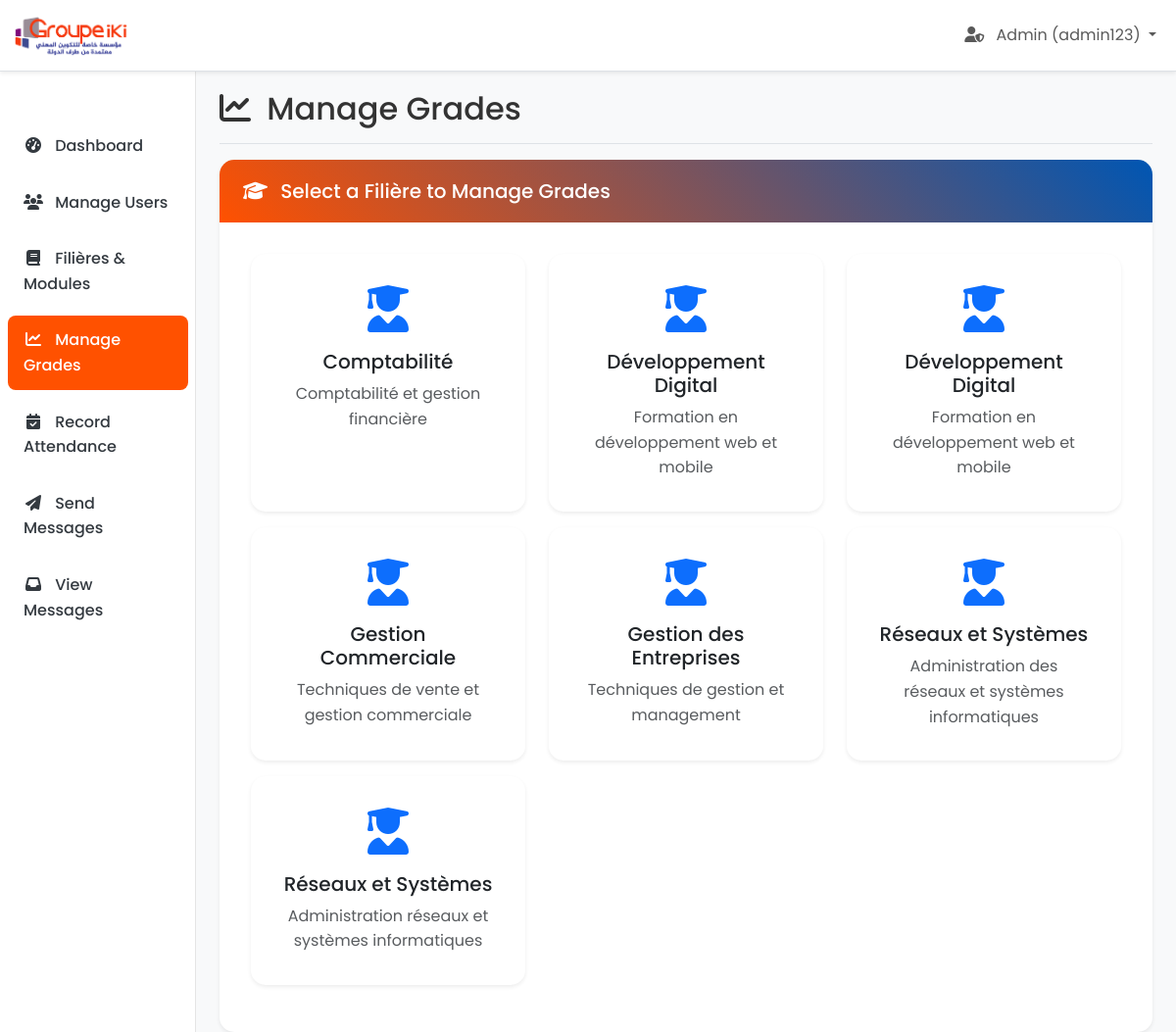
Page /manage_grades.php (signed in) on the earlier database version.
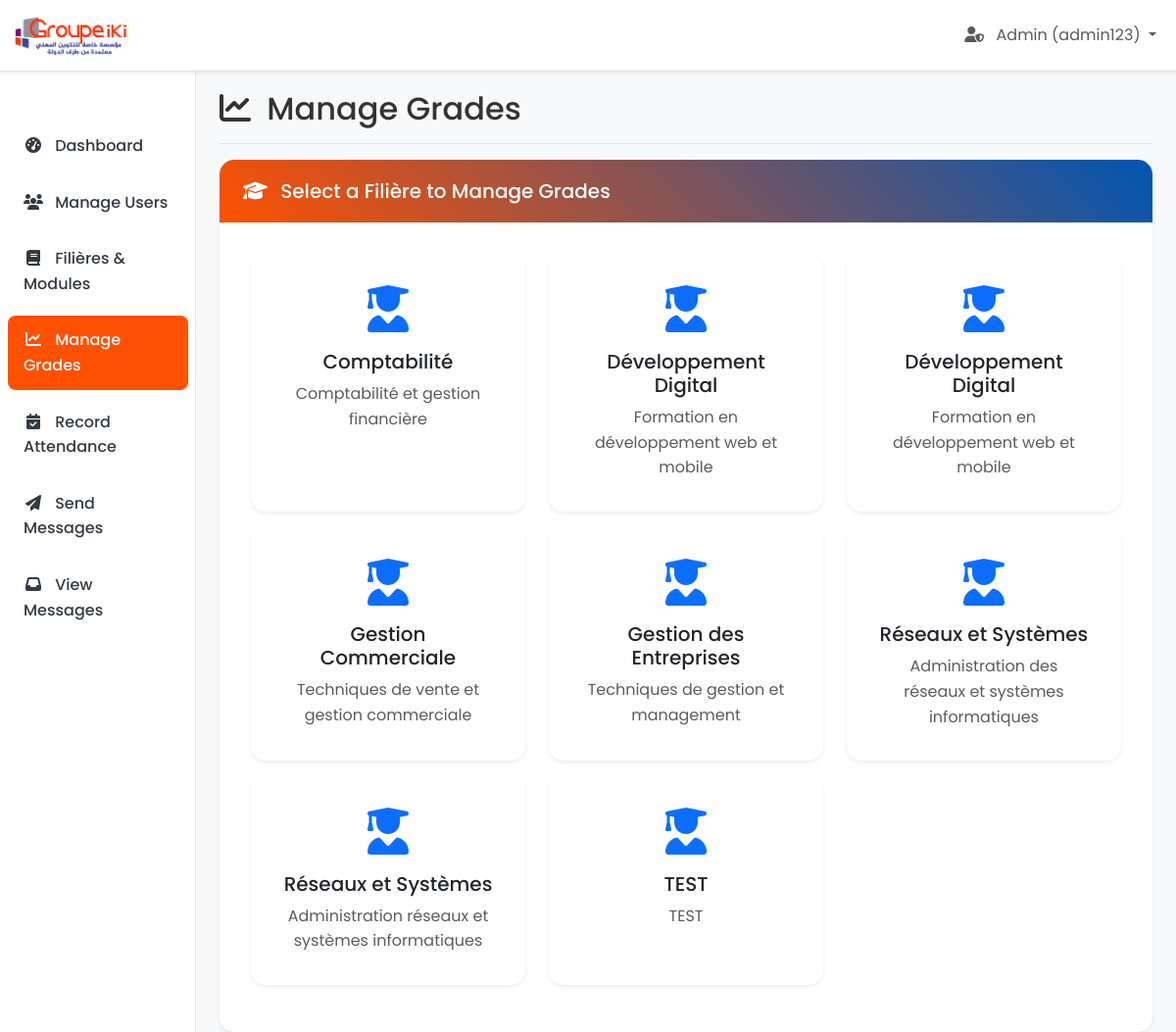
Same page on the later database version.
### tables this page shows
CREATE TABLE `filieres` (
  `id` int(11) NOT NULL,
  `name` varchar(100) NOT NULL,
  `description` text DEFAULT NULL,
  `created_at` timestamp NOT NULL DEFAULT current_timestamp()
);

### manage_grades.php (the view, shortened to what the changed rows need)
<?php
$user_cni = $_SESSION['user_cni'];
$user_role = $_SESSION['role'];
$host = 'localhost';
$dbname = 'groupe_iki';
$username = 'root';
$db_password = '';
try {
    $pdo = new PDO("mysql:host=$host;dbname=$dbname;charset=utf8", $username, $db_password);
    $pdo->setAttribute(PDO::ATTR_ERRMODE, PDO::ERRMODE_EXCEPTION);
    if ($user_role === 'teacher') {
        $stmt = $pdo->prepare("
            SELECT DISTINCT f.id, f.name, f.description
            FROM teacher_module_assignments tma
            JOIN filieres f ON tma.filiere_id = f.id
            WHERE tma.teacher_cni = ? AND tma.is_active = TRUE
            ORDER BY f.name
        ");
        $stmt->execute([$user_cni]);
    } else {
        $stmt = $pdo->query("
            SELECT id, name, description
            FROM filieres
            ORDER BY name
        ");
    }
    $filieres = $stmt->fetchAll(PDO::FETCH_ASSOC);
} catch (PDOException $e) {
    $error_message = 'Database error: ' . $e->getMessage();
}
?>
<!DOCTYPE html>
<html lang="en">
<head>
    <link href="https://cdn.jsdelivr.net/npm/bootstrap@5.3.0/dist/css/bootstrap.min.css" rel="stylesheet">
    <link href="https://cdnjs.cloudflare.com/ajax/libs/font-awesome/6.4.0/css/all.min.css" rel="stylesheet">
    <link href="css/styles.css" rel="stylesheet">
</head>
<body class="dashboard-page">
    <div class="container-fluid">
        <div class="row">
            <main class="col-md-9 ms-sm-auto col-lg-10 px-md-4 main-content">
                <div class="d-flex justify-content-between flex-wrap flex-md-nowrap align-items-center pt-3 pb-2 mb-3 border-bottom">
                    <h1 class="h2">
                        <i class="fas fa-chart-line me-2"></i>
                        Manage Grades
                    </h1>
                </div>
                <?php if (empty($filieres)): ?>
                <div class="col-12">
                    <div class="alert alert-warning">
                        <i class="fas fa-exclamation-triangle me-2"></i>
                        <strong>No filières found!</strong>
                        <?php if ($user_role === 'teacher'): ?>
                        You are not assigned to any filières yet. Please contact the administrator.
                        <?php else: ?>
                        Please create filières and modules first.
                        <?php endif; ?>
                    </div>
                </div>
                <?php elseif (!isset($_GET['filiere_id'])): ?>
                <div class="col-12">
                    <div class="card">
                        <div class="card-body">
                            <div class="row">
                                <?php foreach ($filieres as $filiere): ?>
                                <div class="col-md-4 mb-3">
                                    <div class="card h-100 filiere-card" onclick="window.location.href='manage_grades.php?filiere_id=<?php echo $filiere['id']; ?>'">
                                        <div class="card-body text-center">
                                            <div class="mb-3">
                                                <i class="fas fa-user-graduate fa-3x text-<?php echo $user_role === 'admin' ? 'primary' : 'success'; ?>"></i>
                                            </div>
                                            <h5 class="card-title"><?php echo htmlspecialchars($filiere['name']); ?></h5>
                                            <p class="card-text text-muted">
                                                <?php echo htmlspecialchars($filiere['description']); ?>
                                            </p>
                                        </div>
                                    </div>
                                </div>
                                <?php endforeach; ?>
                            </div>
                        </div>
                    </div>
                </div>
                <?php endif; ?>
            </div>
        </div>
</body>
</html>

Differences in the rows shown:
added filieres: name "TEST", description "TEST"
